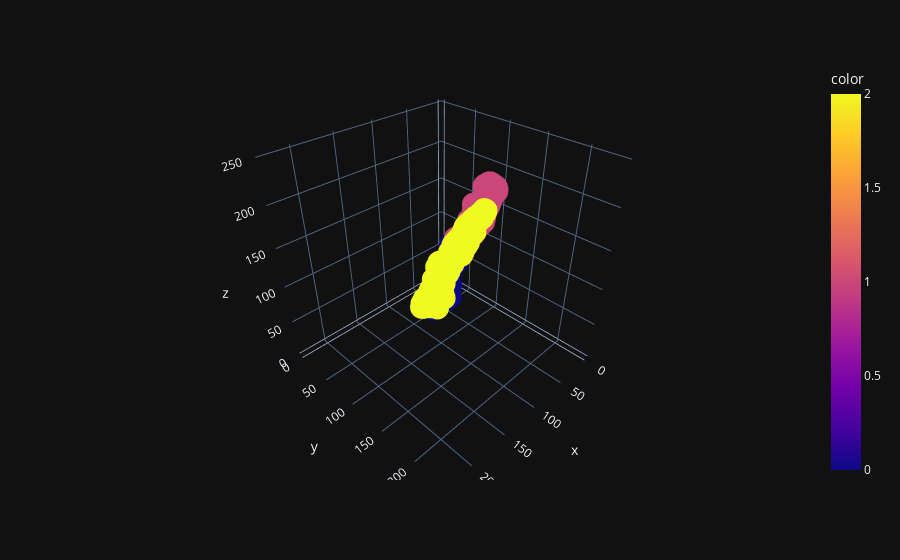

Here is the notebook cell this chart was saved with:
### Code cell
# Create 3D scatter plot
px.scatter_3d(
    x=k_means_result[:,0],
    y=k_means_result[:,1],
    z=k_means_result[:,2],
    color=k_means_result[:,3],
    
)

### Figure 1 — Plotly figure (JSON) as saved in the notebook; plotly's stock layout.template omitted (floating-point values rounded to 4 significant figures; data arrays with more than 128 entries replaced by an {"elided": "..."} marker saying what was removed)
{"data": [{"hovertemplate": "x=%{x}<br>y=%{y}<br>z=%{z}<br>color=%{marker.color}<extra></extra>", "legendgroup": "", "marker": {"color": {"elided": "9690 int values"}, "coloraxis": "coloraxis", "symbol": "circle"}, "mode": "markers", "name": "", "scene": "scene", "showlegend": false, "x": {"elided": "9690 int values"}, "y": {"elided": "9690 int values"}, "z": {"elided": "9690 int values"}, "type": "scatter3d"}], "layout": {"scene": {"domain": {"x": [0.0, 1.0], "y": [0.0, 1.0]}, "xaxis": {"title": {"text": "x"}}, "yaxis": {"title": {"text": "y"}}, "zaxis": {"title": {"text": "z"}}}, "coloraxis": {"colorbar": {"title": {"text": "color"}}, "colorscale": [[0.0, "#0d0887"], [0.1111, "#46039f"], [0.2222, "#7201a8"], [0.3333, "#9c179e"], [0.4444, "#bd3786"], [0.5556, "#d8576b"], [0.6667, "#ed7953"], [0.7778, "#fb9f3a"], [0.8889, "#fdca26"], [1.0, "#f0f921"]]}, "legend": {"tracegroupgap": 0}, "margin": {"t": 60}}}
